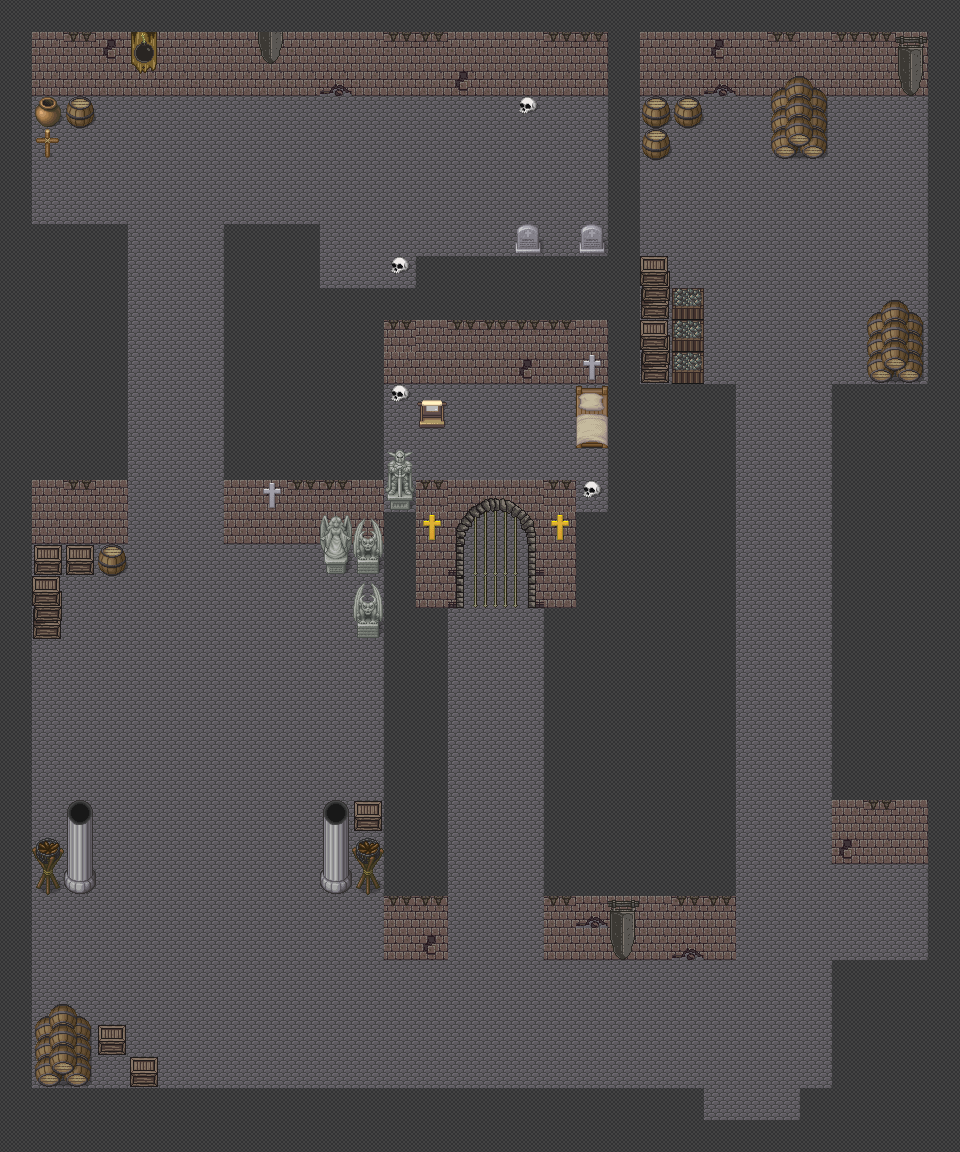

This is a level from a 2D game, rendered from its Tiled map with the project's own tilesets. A one-line summary and the map file follow, with tile-layer data summarised:
An orthogonal 30x36 tile map with 32x32 px tiles, 4 tile layers (floor, walls, dooropen, obsticals), 2 tilesets and 4 objects (start, enemy2, victim, enemy1).

<map version="1.10" tiledversion="1.10.1" orientation="orthogonal" renderorder="right-down" width="30" height="36" tilewidth="32" tileheight="32" infinite="0" nextlayerid="6" nextobjectid="6">
 <editorsettings>
  <export target="Floor3.tmj" format="json" />
 </editorsettings>
 <tileset firstgid="1" name="Castle2" tilewidth="32" tileheight="32" tilecount="256" columns="16">
  <image source="Castle2.png" width="512" height="512" />
 </tileset>
 <tileset firstgid="257" name="pipoya" tilewidth="32" tileheight="32" tilecount="1064" columns="8">
  <image source="pipoya.png" width="256" height="4256" />
 </tileset>
 <layer id="2" name="floor" width="30" height="36">
  <data>[1080 cells, 615 non-empty, 1 distinct tile ids]</data>
 </layer>
 <layer id="3" name="walls" width="30" height="36">
  <data>[1080 cells, 501 non-empty, 7 distinct tile ids]</data>
 </layer>
 <layer id="5" name="dooropen" width="30" height="36">
  <data>[1080 cells, 20 non-empty, 11 distinct tile ids]</data>
 </layer>
 <layer id="1" name="obsticals" width="30" height="36">
  <data>[1080 cells, 80 non-empty, 37 distinct tile ids]</data>
 </layer>
 <objectgroup id="4" name="objectLayer">
  <object id="1" name="start" x="753.596" y="1109.2">
   <point />
  </object>
  <object id="3" name="enemy2" x="369.276" y="754.964">
   <point />
  </object>
  <object id="4" name="victim" x="496.471" y="426.719">
   <point />
  </object>
  <object id="5" name="enemy1" x="54.7075" y="179.167">
   <point />
  </object>
 </objectgroup>
</map>
